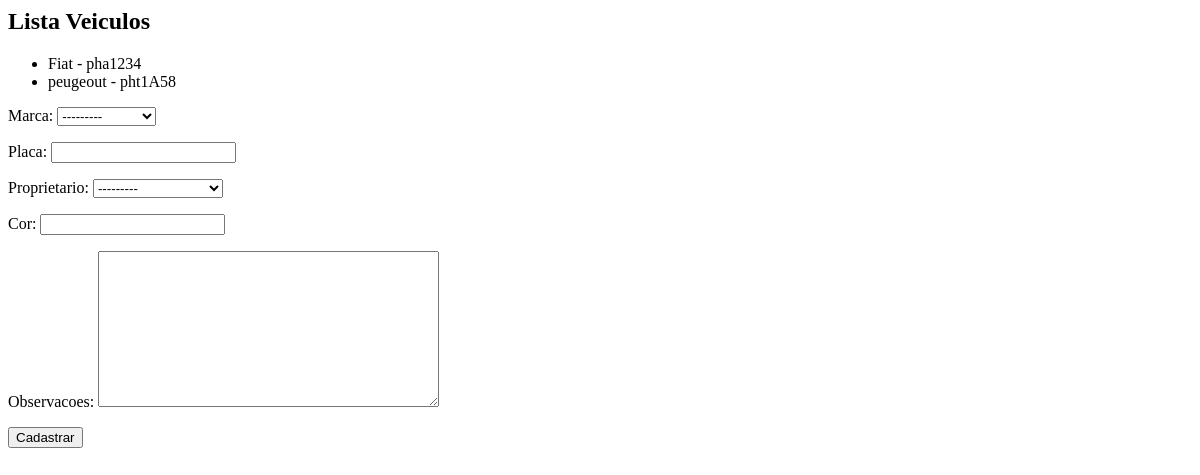
/core/veiculos/, run on an earlier commit of the app's database.
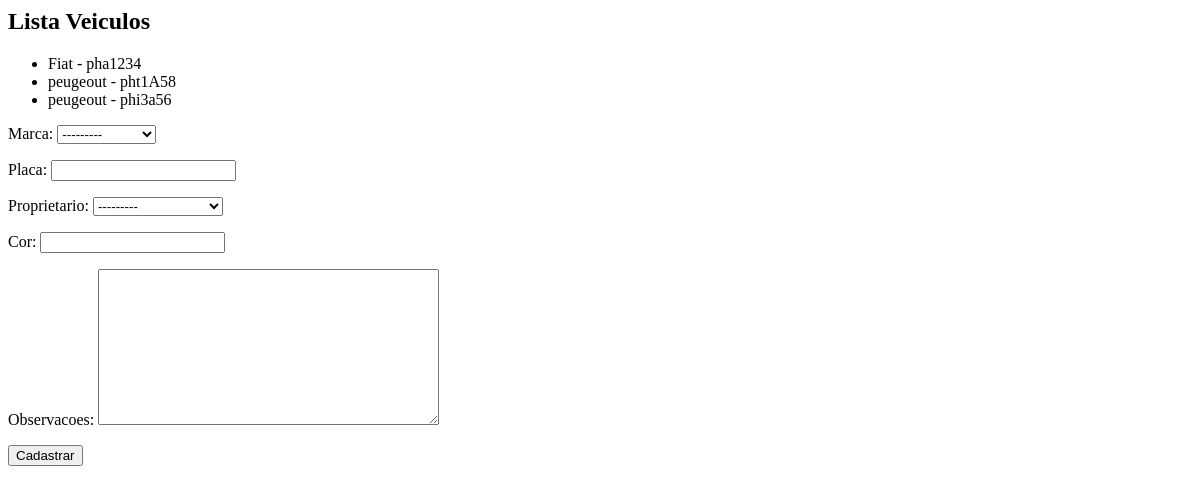
And on a later commit of the database.
### core/models.py (models this page shows, shortened)
class Veiculo(models.Model):
    marca = models.ForeignKey('Marca', on_delete=models.CASCADE)
    placa = models.CharField(max_length=7)
    proprietario = models.ForeignKey('PEssoa', on_delete=models.CASCADE)
    cor = models.CharField(max_length=15)
    observacoes = models.TextField()

class Marca(models.Model):
    nome = models.CharField(max_length=50)
    def __str__(self):
        return self.nome

### core/views.py (the view)
# urls.py: path('veiculos/', lista_veiculos, name='core_lista_veiculos'),
def lista_veiculos(request):
    veiculos = Veiculo.objects.all()
    form = VeiculoForm()
    data = {'veiculos': veiculos, 'form': form}
    return render(request, 'core/lista_veiculos.html', data)

### core/forms.py
class VeiculoForm(ModelForm):
    class Meta:
        model =  Veiculo
        fields = '__all__'

### core/models.py (called while the page is built)
    def __str__(self):
        return self.nome

### core/templates/core/lista_veiculos.html (shortened to what this page needs)
<h2>Lista Veiculos</h2>
<ul>
{% for veiculo in veiculos %}
    <li>{{veiculo.marca}} - {{ veiculo.placa }}</li>
{% endfor %}
</ul>
<form action="{% url 'core_veiculo_novo' %}" method="POST">
    {{form.as_p}}
    <button type="submit">Cadastrar</button>
</form>

What changed in the data, as far as the page shows it:
added Veiculo: marca "peugeout", placa "phi3a56"
